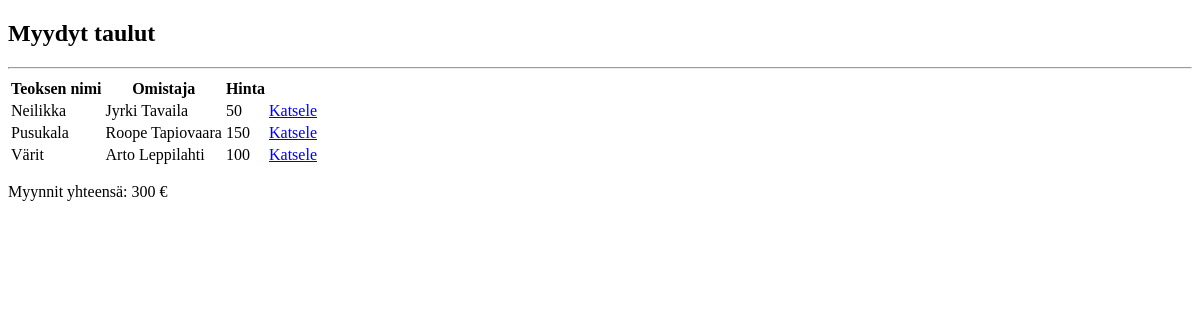
The page /taide/myydyt on the database as committed earlier.
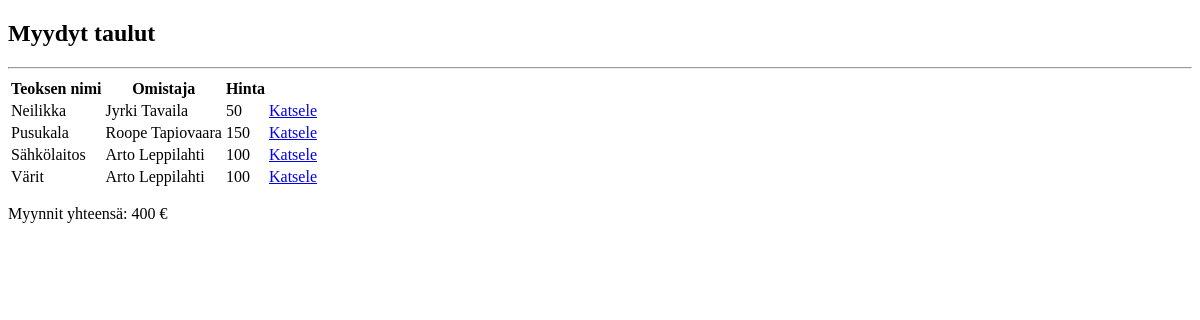
The same page on the database as committed later.
### taide/models.py (models this page shows, shortened)
class TauluTaulu(models.Model):
    nimi = models.CharField(max_length=32)
    taiteilija = models.ForeignKey(TaiteilijaTaulu, on_delete=models.CASCADE,)
    tarina = models.TextField(blank=True)
    materiaali = models.CharField(max_length=24, blank=True)
    koko = models.CharField(max_length=32, blank=True)
    vuosi = models.CharField(max_length=4, blank=True)
    tila = models.CharField(max_length=24, blank=True, choices=STATUS, default=FREE)
    omistaja = models.CharField(max_length=24, default='Oma')
    hinta = models.IntegerField(null=True, blank=True)
    kuva = models.ImageField(blank=True)
    class Meta:
        ordering = ('nimi',)

### taide/views.py (the view)
# urls.py: path('myydyt', views.sold, name='myydyt')
def sold(request):
    myynti = TauluTaulu.objects.filter(tila__exact='Myyty')
    myyntitotal = TauluTaulu.objects.filter(tila__exact='Myyty').aggregate(Sum('hinta'))
    context = {
        'myynti': myynti,
        'myyntitotal': myyntitotal
    }
    return render(request, 'taide/myyntiraportti.html', context)

### taide/templates/taide/myyntiraportti.html (shortened to what this page needs)
<!DOCTYPE html>
<html lang="en">
<head>
</head>
<body>
<h2>Myydyt taulut</h2>
<hr>
{% load static %}
<div class="container">
  <table class="table">
    <thead>
      <tr>
        <th>Teoksen nimi</th>
        <th>Omistaja</th>
        <th>Hinta</th>
      </tr>
    </thead>
      <tbody>
      {% for item in myynti %}
          <tr>
            <td>{{ item.nimi }}</td>
            <td>{{ item.omistaja }}</td>
            <td>{{ item.hinta }}</td>
            <td><a href="{% url 'taide:taulu' item.id %}"> Katsele </a>
            </td>
          </tr>
        {% endfor %}
      </tbody>
  </table>
</div>
<p>Myynnit yhteensä: {{ myyntitotal.hinta__sum }} €</p>
</body>
</html>

Rows that differ between the two databases and show on the page:
added TauluTaulu: nimi "Sähkölaitos", omistaja "Arto Leppilahti", hinta "100"
Other text that changed with them:
{{ myyntitotal.hinta__sum }}: "300" → "400"
